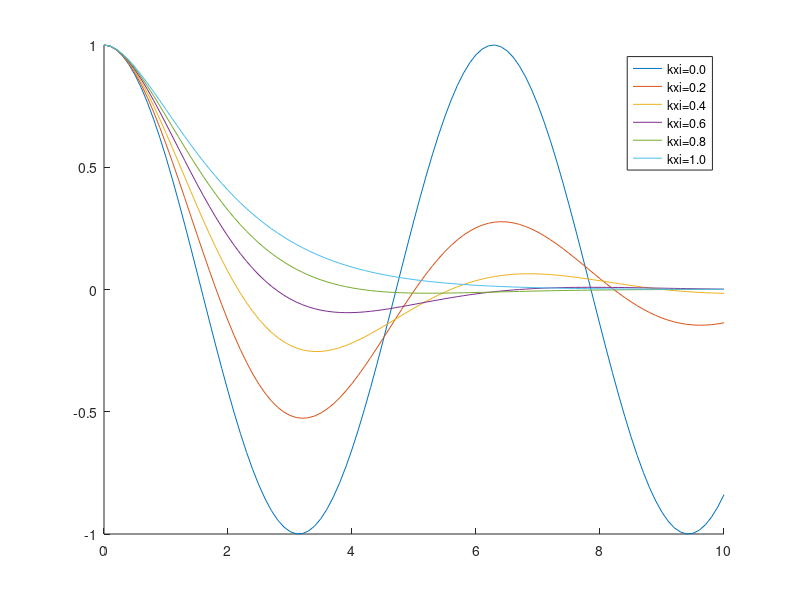

Reproduce this figure in MATLAB.
clear;clc;clf
t=0:0.1:10;
kxi=0:0.2:1;

omega_n=1;
x0=1;
x00=0;

hold on
for i=1:6
    omega_d=omega_n*sqrt(1-kxi(i)^2);
    if(i<6)
        x=exp(-kxi(i)*omega_n*t).*(x0*cos(omega_d*t)+(x00+kxi(i)*omega_n*x0)*sin(omega_d*t)/omega_d);
    end
    if(i==6)
        x=x0*exp(-omega_n*t)+(x00+omega_n*x0)*t.*exp(-omega_n*t);
    end
    plot(t,x)
end
legend('kxi=0.0','kxi=0.2','kxi=0.4','kxi=0.6','kxi=0.8','kxi=1.0')
